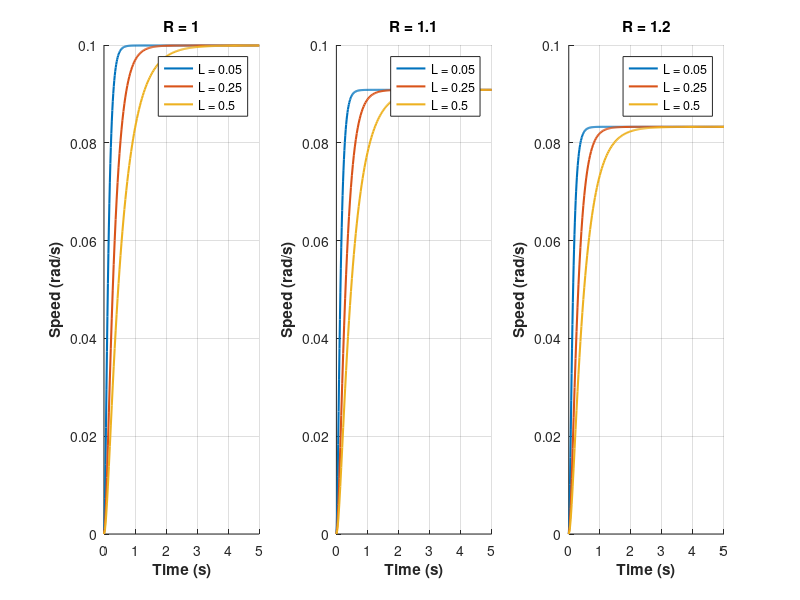

This figure's MATLAB source: (Note: this script raises an error after producing the figure.)
clc; close all
% fixed parameters
Ke = 0.01; % Electromotive Force Constant
Km = 0.01; % Torque-current ratio
J = 0.01; % Moment of Inertia of the Rotor
Kd = 0.1; % Damping Ratio of the Inertia of the Rotor
% values to sweep
R_values = [1, 1.1, 1.2];
L_values = [0.05, 0.25, 0.5];
colors = lines(numel(L_values)); % colors for different L values
figure
for iR = 1:numel(R_values)
R = R_values(iR);
subplot(1,3,iR); hold on
legendEntries = cell(numel(L_values),1);
for iL = 1:numel(L_values)
L = L_values(iL);
% state-space matrices
A = [-R/L -Ke/L;
Km/J -Kd/J];
B = [1/L; 0];
C = [0 1];
D = 0;
sys_ss = ss(A,B,C,D);
% compute step response data (5 seconds)
[y,t] = step(sys_ss,5);
% plot step response
plot(t, squeeze(y), ...
'Color', colors(iL,:), ...
'LineWidth', 1.5);
legendEntries{iL} = sprintf('L = %.2g', L);
end
xlabel('Time (s)','FontWeight','bold')
ylabel('Speed (rad/s)','FontWeight','bold')
title(sprintf('R = %.2g', R))
legend(legendEntries,'Location','best')
grid on
% --- NEW: fix y-axis scale for 3rd subplot ---
if iR == 3
ylim([0 0.1])
end
hold off
end
sgtitle('DC Motor Step Responses: Effect of L for Different R Values')
